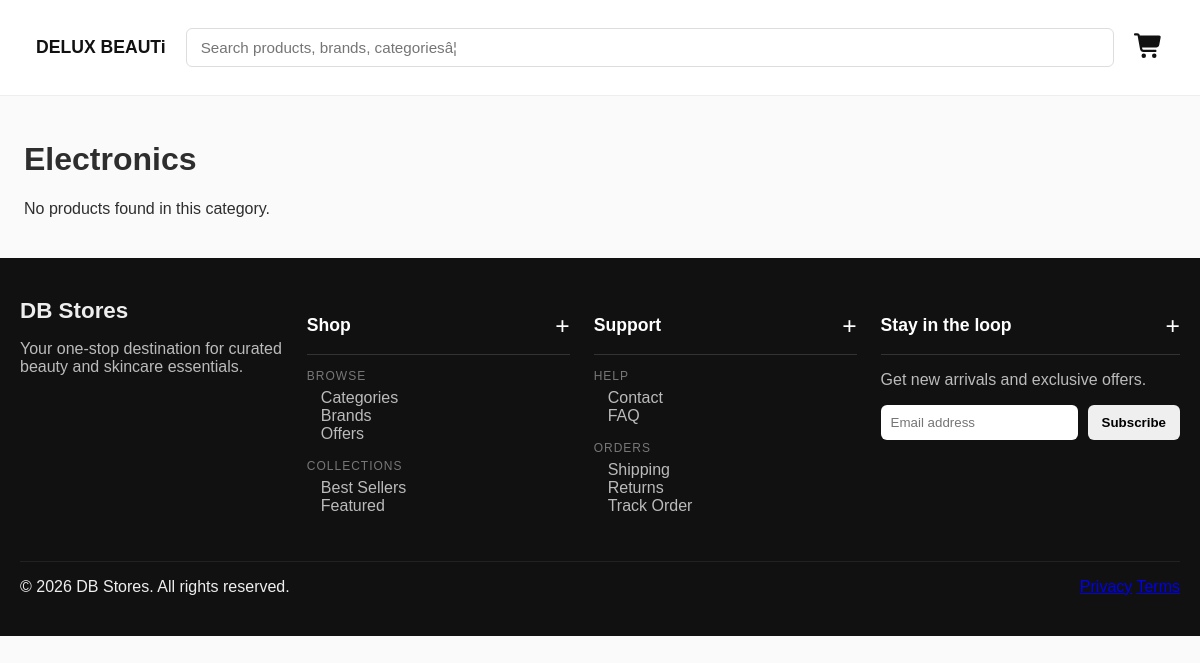
The page /category.php?id=1 on the database as committed earlier.
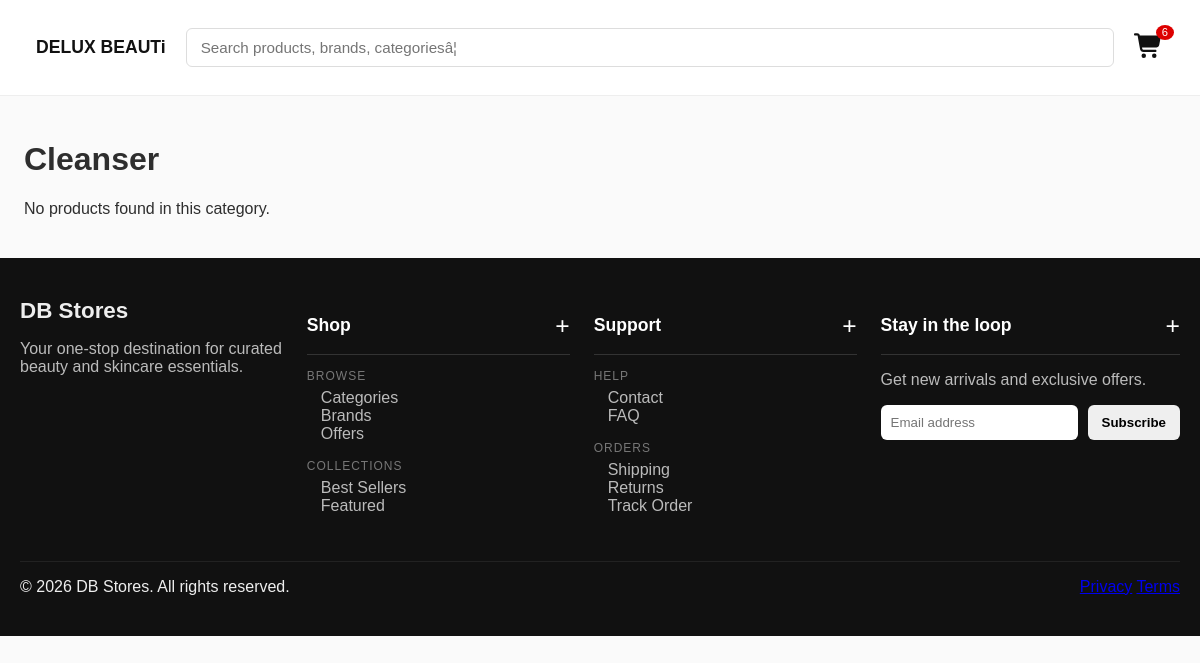
The same page on the database as committed later.
### tables this page shows
CREATE TABLE `categories` (
  `id` int(11) NOT NULL,
  `name` varchar(150) NOT NULL,
  `slug` varchar(180) NOT NULL,
  `description` text DEFAULT NULL,
  `image_path` varchar(255) DEFAULT NULL,
  `parent_id` int(11) DEFAULT NULL,
  `sort_order` int(11) DEFAULT 0,
  `is_active` tinyint(1) DEFAULT 1,
  `created_at` timestamp NULL DEFAULT current_timestamp(),
  `updated_at` timestamp NULL DEFAULT NULL ON UPDATE current_timestamp()
);

### category.php (the view, shortened to what this page needs)
<?php
require_once __DIR__ . '/init.php';
require_once __DIR__ . '/header.php';
$categoryId = (int)($_GET['id'] ?? 0);
$page = max(1, (int)($_GET['page'] ?? 1));
$limit = 12;
$offset = ($page - 1) * $limit;
$stmt = $mysqli->prepare("
    SELECT id, name
    FROM categories
    WHERE id=?
    LIMIT 1
");
$stmt->bind_param("i", $categoryId);
$stmt->execute();
$category = $stmt->get_result()->fetch_assoc();
$stmt = $mysqli->prepare("
    SELECT COUNT(*) as total
    FROM product_categories pc
    JOIN products p ON pc.product_id = p.id
    WHERE pc.category_id=?
");
$stmt->bind_param("i", $categoryId);
$stmt->execute();
$total = $stmt->get_result()->fetch_assoc()['total'];
$stmt = $mysqli->prepare("
    SELECT p.*, b.name AS brand_name
    FROM product_categories pc
    JOIN products p ON pc.product_id = p.id
    LEFT JOIN brands b ON p.brand_id = b.id
    WHERE pc.category_id=?
    ORDER BY p.created_at DESC
    LIMIT ? OFFSET ?
");
$stmt->bind_param("iii", $categoryId, $limit, $offset);
$stmt->execute();
$products = $stmt->get_result();
?>
<div class="container page-container">
    <h1 class="page-title">
        <?= htmlspecialchars($category['name']); ?>
    </h1>
    <?php if ($products->num_rows > 0): ?>
        <div class="product-grid">
            <?php while ($product = $products->fetch_assoc()): ?>
                <?php include __DIR__ . '/components/product-card.php'; ?>
            <?php endwhile; ?>
        </div>
    <?php else: ?>
        <p>No products found in this category.</p>
    <?php endif; ?>
</div>
<?php require_once __DIR__ . '/footer.php'; ?>

### header.php (shortened to what this page needs)
<?php
$userId    = $_SESSION['user_id'] ?? null;
$sessionId = session_id();
$cartCount = 0;
$stmt = $mysqli->prepare("
    SELECT id FROM carts
    WHERE (user_id = ? AND ? IS NOT NULL)
       OR (session_id = ? AND ? IS NULL)
    LIMIT 1
");
$stmt->bind_param("isis", $userId, $userId, $sessionId, $userId);
$stmt->execute();
$cart = $stmt->get_result()->fetch_assoc();
if ($cart) {
    $cartId = (int)$cart['id'];
    $stmt = $mysqli->prepare("
        SELECT COALESCE(SUM(quantity), 0) AS total
        FROM cart_items
        WHERE cart_id = ?
    ");
    $stmt->bind_param("i", $cartId);
    $stmt->execute();
    $cartCount = (int)$stmt->get_result()->fetch_assoc()['total'];
}
?>
<!DOCTYPE html>
<html lang="en">
<head>
<link rel="stylesheet" href="/assets/css/storefront-main.css">
<link rel="stylesheet" href="components/product-sliders/product-slider.css">
</head>
<body>
<header class="site-header">
  <div class="header-container">
    <div class="logo">
      <a href="index.php">DELUX BEAUTi</a>
    </div>
    <div class="search-bar">
      <input type="text" id="searchInput" placeholder="Search products, brands, categoriesâ¦">
    </div>
    <div class="header-cart">
      <a href="cart.php" aria-label="Cart">
      </a>
      <?php if ($cartCount > 0): ?>
    <span class="cart-badge"><?= $cartCount ?></span>
      <?php endif; ?>
    </div>
  </div>
</header>

Rows that differ between the two databases and show on the page:
changed categories: name "Electronics" → "Cleanser"
Other text that changed with them:
$cartCount: (not shown) → "6"
